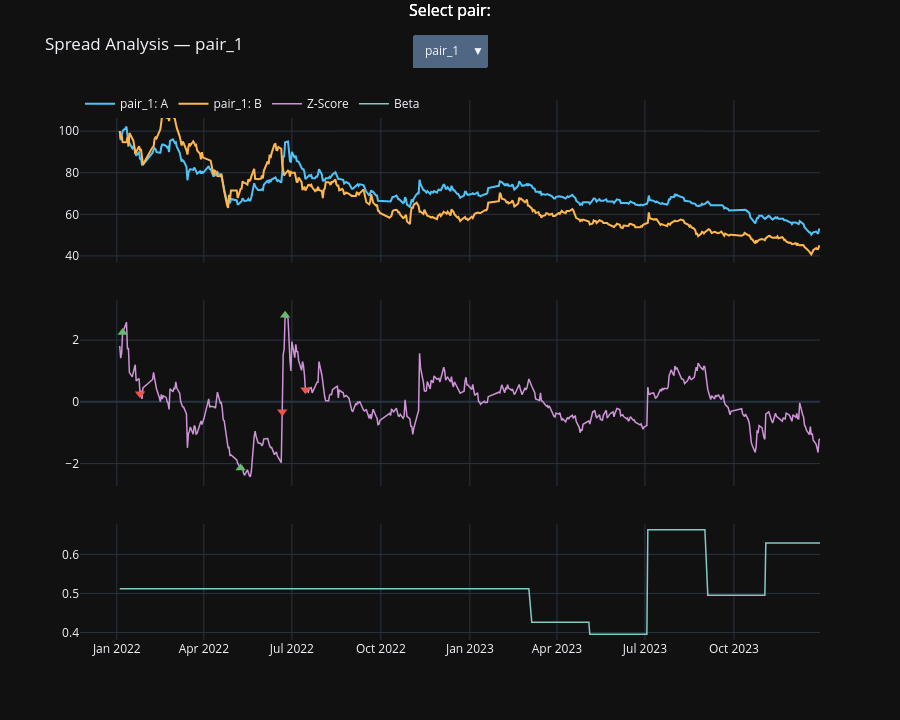

The notebook cell saved with this chart:
### Markdown cell above
## Chart 2 — Spread & Z-score with Trade Signals

### Code cell
pair_labels = list(result.spread_dfs.keys())
if not pair_labels:
    raise ValueError("No pair spread data available for chart generation.")

pair_cfg_by_label = {
    pair_cfg.pair_name or f"{pair_cfg.ts_code_a}/{pair_cfg.ts_code_b}": pair_cfg
    for pair_cfg in pair_cfgs
}

fig = make_subplots(
    rows=3, cols=1,
    shared_xaxes=True,
    row_heights=[0.35, 0.40, 0.25],
    subplot_titles=["Adjusted Close Prices (rebased to 100)", "Z-Score of Spread", "Rolling Hedge Ratio (Beta)"],
    vertical_spacing=0.07,
)

trace_pair_labels = []
for pair_label in pair_labels:
    sp = result.spread_dfs[pair_label]
    pair_cfg = pair_cfg_by_label.get(pair_label)
    visible = pair_label == pair_labels[0]

    base_a = sp["adj_close_a"].iloc[0]
    base_b = sp["adj_close_b"].iloc[0]

    fig.add_trace(
        go.Scatter(
            x=sp.index,
            y=sp["adj_close_a"] / base_a * 100,
            name=f"{pair_label}: A",
            line=dict(color="#4fc3f7"),
            visible=visible,
        ),
        row=1, col=1,
    )
    trace_pair_labels.append(pair_label)

    fig.add_trace(
        go.Scatter(
            x=sp.index,
            y=sp["adj_close_b"] / base_b * 100,
            name=f"{pair_label}: B",
            line=dict(color="#ffb74d"),
            visible=visible,
        ),
        row=1, col=1,
    )
    trace_pair_labels.append(pair_label)

    fig.add_trace(
        go.Scatter(
            x=sp.index,
            y=sp["z_score"],
            name="Z-Score",
            line=dict(color="#ce93d8", width=1.5),
            visible=visible,
        ),
        row=2, col=1,
    )
    trace_pair_labels.append(pair_label)

    if not result.trade_log.empty and "pair" in result.trade_log.columns:
        tlog = result.trade_log.copy()
        tlog["date"] = pd.to_datetime(tlog["date"])
        pair_trades = tlog[tlog["pair"] == pair_label]
        a_trades = pair_trades[pair_trades["leg"] == "A"].copy()
        a_trades = a_trades[a_trades["date"].isin(sp.index)]

        if not a_trades.empty:
            entries = a_trades[a_trades["action"].isin(["BUY", "SHORT_OPEN"])]
            exits = a_trades[a_trades["action"].isin(["SELL", "SHORT_CLOSE"])]

            if not entries.empty:
                fig.add_trace(
                    go.Scatter(
                        x=entries["date"],
                        y=sp.reindex(entries["date"])["z_score"],
                        mode="markers",
                        marker=dict(symbol="triangle-up", size=9, color="#66bb6a"),
                        name="Entries",
                        showlegend=False,
                        visible=visible,
                    ),
                    row=2, col=1,
                )
                trace_pair_labels.append(pair_label)

            if not exits.empty:
                fig.add_trace(
                    go.Scatter(
                        x=exits["date"],
                        y=sp.reindex(exits["date"])["z_score"],
                        mode="markers",
                        marker=dict(symbol="triangle-down", size=9, color="#ef5350"),
                        name="Exits",
                        showlegend=False,
                        visible=visible,
                    ),
                    row=2, col=1,
                )
                trace_pair_labels.append(pair_label)

    fig.add_trace(
        go.Scatter(
            x=sp.index,
            y=sp["hedge_ratio"],
            name="Beta",
            line=dict(color="#80cbc4", width=1.5),
            visible=visible,
        ),
        row=3, col=1,
    )
    trace_pair_labels.append(pair_label)

buttons = []
for pair_label in pair_labels:
    visible = [t == pair_label for t in trace_pair_labels]
    buttons.append({
        "label": pair_label,
        "method": "update",
        "args": [
            {"visible": visible},
            {"title": f"Spread Analysis — {pair_label}"},
        ],
    })

fig.update_layout(
    height=720,
    template="plotly_dark",
    title=f"Spread Analysis — {pair_labels[0]}",
    legend=dict(orientation="h", y=1.02),
    updatemenus=[{
        "active": 0,
        "buttons": buttons,
        "direction": "down",
        "x": 0.5,
        "y": 1.12,
        "xanchor": "center",
        "yanchor": "top",
    }],
    annotations=[{
        "text": "Select pair:",
        "x": 0.5,
        "y": 1.18,
        "xref": "paper",
        "yref": "paper",
        "showarrow": True,
        "arrowhead": 2,
        "ax": 0,
        "ay": 20,
        "font": {"color": "white"},
    }],
)
fig.show()

### Figure 1 — Plotly figure (JSON) as saved in the notebook; plotly's stock layout.template omitted (floating-point values rounded to 4 significant figures; data arrays with more than 128 entries replaced by an {"elided": "..."} marker saying what was removed)
{"data": [{"line": {"color": "#4fc3f7"}, "name": "pair_1: A", "type": "scatter", "visible": true, "x": {"elided": "484 str values"}, "xaxis": "x", "y": {"elided": "484 float values"}, "yaxis": "y"}, {"line": {"color": "#ffb74d"}, "name": "pair_1: B", "type": "scatter", "visible": true, "x": {"elided": "484 str values"}, "xaxis": "x", "y": {"elided": "484 float values"}, "yaxis": "y"}, {"line": {"color": "#ce93d8", "width": 1.5}, "name": "Z-Score", "type": "scatter", "visible": true, "x": {"elided": "484 str values"}, "xaxis": "x2", "y": {"elided": "484 float values"}, "yaxis": "y2"}, {"marker": {"color": "#66bb6a", "size": 9, "symbol": "triangle-up"}, "mode": "markers", "name": "Entries", "showlegend": false, "type": "scatter", "visible": true, "x": ["2022-01-07T00:00:00.000000", "2022-05-09T00:00:00.000000", "2022-06-24T00:00:00.000000"], "xaxis": "x2", "y": [2.248, -2.143, 2.804], "yaxis": "y2"}, {"marker": {"color": "#ef5350", "size": 9, "symbol": "triangle-down"}, "mode": "markers", "name": "Exits", "showlegend": false, "type": "scatter", "visible": true, "x": ["2022-01-25T00:00:00.000000", "2022-06-21T00:00:00.000000", "2022-07-15T00:00:00.000000"], "xaxis": "x2", "y": [0.2617, -0.3187, 0.3926], "yaxis": "y2"}, {"line": {"color": "#80cbc4", "width": 1.5}, "name": "Beta", "type": "scatter", "visible": true, "x": {"elided": "484 str values"}, "xaxis": "x3", "y": {"elided": "484 float values"}, "yaxis": "y3"}, {"line": {"color": "#4fc3f7"}, "name": "pair_2: A", "type": "scatter", "visible": false, "x": {"elided": "478 str values"}, "xaxis": "x", "y": {"elided": "478 float values"}, "yaxis": "y"}, {"line": {"color": "#ffb74d"}, "name": "pair_2: B", "type": "scatter", "visible": false, "x": {"elided": "478 str values"}, "xaxis": "x", "y": {"elided": "478 float values"}, "yaxis": "y"}, {"line": {"color": "#ce93d8", "width": 1.5}, "name": "Z-Score", "type": "scatter", "visible": false, "x": {"elided": "478 str values"}, "xaxis": "x2", "y": {"elided": "478 float values"}, "yaxis": "y2"}, {"marker": {"color": "#66bb6a", "size": 9, "symbol": "triangle-up"}, "mode": "markers", "name": "Entries", "showlegend": false, "type": "scatter", "visible": false, "x": ["2023-01-04T00:00:00.000000", "2023-08-07T00:00:00.000000"], "xaxis": "x2", "y": [2.161, 2.102], "yaxis": "y2"}, {"marker": {"color": "#ef5350", "size": 9, "symbol": "triangle-down"}, "mode": "markers", "name": "Exits", "showlegend": false, "type": "scatter", "visible": false, "x": ["2023-03-17T00:00:00.000000", "2023-11-01T00:00:00.000000"], "xaxis": "x2", "y": [0.4839, 0.2654], "yaxis": "y2"}, {"line": {"color": "#80cbc4", "width": 1.5}, "name": "Beta", "type": "scatter", "visible": false, "x": {"elided": "478 str values"}, "xaxis": "x3", "y": {"elided": "478 float values"}, "yaxis": "y3"}, {"line": {"color": "#4fc3f7"}, "name": "pair_3: A", "type": "scatter", "visible": false, "x": {"elided": "484 str values"}, "xaxis": "x", "y": {"elided": "484 float values"}, "yaxis": "y"}, {"line": {"color": "#ffb74d"}, "name": "pair_3: B", "type": "scatter", "visible": false, "x": {"elided": "484 str values"}, "xaxis": "x", "y": {"elided": "484 float values"}, "yaxis": "y"}, {"line": {"color": "#ce93d8", "width": 1.5}, "name": "Z-Score", "type": "scatter", "visible": false, "x": {"elided": "484 str values"}, "xaxis": "x2", "y": {"elided": "484 float values"}, "yaxis": "y2"}, {"marker": {"color": "#66bb6a", "size": 9, "symbol": "triangle-up"}, "mode": "markers", "name": "Entries", "showlegend": false, "type": "scatter", "visible": false, "x": ["2023-11-30T00:00:00.000000", "2023-12-05T00:00:00.000000", "2023-12-06T00:00:00.000000", "2023-12-07T00:00:00.000000", "2023-12-08T00:00:00.000000", "2023-12-11T00:00:00.000000", "2023-12-12T00:00:00.000000", "2023-12-13T00:00:00.000000", "2023-12-14T00:00:00.000000", "2023-12-15T00:00:00.000000", "2023-12-18T00:00:00.000000", "2023-12-19T00:00:00.000000", "2023-12-20T00:00:00.000000", "2023-12-21T00:00:00.000000", "2023-12-22T00:00:00.000000", "2023-12-25T00:00:00.000000", "2023-12-26T00:00:00.000000", "2023-12-27T00:00:00.000000", "2023-12-28T00:00:00.000000", "2023-12-29T00:00:00.000000"], "xaxis": "x2", "y": [2.24, 3.923, 4.402, 4.043, 4.163, 3.869, 3.89, 4.165, 3.613, 3.682, 4.146, 4.099, 3.965, 3.799, 4.382, 4.621, 4.747, 4.567, 4.619, 4.466], "yaxis": "y2"}, {"marker": {"color": "#ef5350", "size": 9, "symbol": "triangle-down"}, "mode": "markers", "name": "Exits", "showlegend": false, "type": "scatter", "visible": false, "x": ["2023-12-05T00:00:00.000000", "2023-12-06T00:00:00.000000", "2023-12-07T00:00:00.000000", "2023-12-08T00:00:00.000000", "2023-12-11T00:00:00.000000", "2023-12-12T00:00:00.000000", "2023-12-13T00:00:00.000000", "2023-12-14T00:00:00.000000", "2023-12-15T00:00:00.000000", "2023-12-18T00:00:00.000000", "2023-12-19T00:00:00.000000", "2023-12-20T00:00:00.000000", "2023-12-21T00:00:00.000000", "2023-12-22T00:00:00.000000", "2023-12-25T00:00:00.000000", "2023-12-26T00:00:00.000000", "2023-12-27T00:00:00.000000", "2023-12-28T00:00:00.000000", "2023-12-29T00:00:00.000000"], "xaxis": "x2", "y": [3.923, 4.402, 4.043, 4.163, 3.869, 3.89, 4.165, 3.613, 3.682, 4.146, 4.099, 3.965, 3.799, 4.382, 4.621, 4.747, 4.567, 4.619, 4.466], "yaxis": "y2"}, {"line": {"color": "#80cbc4", "width": 1.5}, "name": "Beta", "type": "scatter", "visible": false, "x": {"elided": "484 str values"}, "xaxis": "x3", "y": {"elided": "484 float values"}, "yaxis": "y3"}, {"line": {"color": "#4fc3f7"}, "name": "pair_4: A", "type": "scatter", "visible": false, "x": {"elided": "484 str values"}, "xaxis": "x", "y": {"elided": "484 float values"}, "yaxis": "y"}, {"line": {"color": "#ffb74d"}, "name": "pair_4: B", "type": "scatter", "visible": false, "x": {"elided": "484 str values"}, "xaxis": "x", "y": {"elided": "484 float values"}, "yaxis": "y"}, {"line": {"color": "#ce93d8", "width": 1.5}, "name": "Z-Score", "type": "scatter", "visible": false, "x": {"elided": "484 str values"}, "xaxis": "x2", "y": {"elided": "484 float values"}, "yaxis": "y2"}, {"marker": {"color": "#66bb6a", "size": 9, "symbol": "triangle-up"}, "mode": "markers", "name": "Entries", "showlegend": false, "type": "scatter", "visible": false, "x": ["2022-04-26T00:00:00.000000", "2022-06-16T00:00:00.000000", "2023-05-08T00:00:00.000000"], "xaxis": "x2", "y": [-2.155, 2.276, -2.011], "yaxis": "y2"}, {"marker": {"color": "#ef5350", "size": 9, "symbol": "triangle-down"}, "mode": "markers", "name": "Exits", "showlegend": false, "type": "scatter", "visible": false, "x": ["2022-06-16T00:00:00.000000", "2022-08-02T00:00:00.000000", "2023-07-05T00:00:00.000000"], "xaxis": "x2", "y": [2.276, 0.3339, 0.4709], "yaxis": "y2"}, {"line": {"color": "#80cbc4", "width": 1.5}, "name": "Beta", "type": "scatter", "visible": false, "x": {"elided": "484 str values"}, "xaxis": "x3", "y": {"elided": "484 float values"}, "yaxis": "y3"}, {"line": {"color": "#4fc3f7"}, "name": "pair_5: A", "type": "scatter", "visible": false, "x": {"elided": "484 str values"}, "xaxis": "x", "y": {"elided": "484 float values"}, "yaxis": "y"}, {"line": {"color": "#ffb74d"}, "name": "pair_5: B", "type": "scatter", "visible": false, "x": {"elided": "484 str values"}, "xaxis": "x", "y": {"elided": "484 float values"}, "yaxis": "y"}, {"line": {"color": "#ce93d8", "width": 1.5}, "name": "Z-Score", "type": "scatter", "visible": false, "x": {"elided": "484 str values"}, "xaxis": "x2", "y": {"elided": "484 float values"}, "yaxis": "y2"}, {"marker": {"color": "#66bb6a", "size": 9, "symbol": "triangle-up"}, "mode": "markers", "name": "Entries", "showlegend": false, "type": "scatter", "visible": false, "x": ["2022-05-25T00:00:00.000000", "2022-06-22T00:00:00.000000", "2023-04-27T00:00:00.000000", "2023-10-10T00:00:00.000000"], "xaxis": "x2", "y": [2.223, -2.339, -2.007, 2.083], "yaxis": "y2"}, {"marker": {"color": "#ef5350", "size": 9, "symbol": "triangle-down"}, "mode": "markers", "name": "Exits", "showlegend": false, "type": "scatter", "visible": false, "x": ["2022-06-13T00:00:00.000000", "2022-06-30T00:00:00.000000", "2023-07-17T00:00:00.000000", "2023-11-03T00:00:00.000000"], "xaxis": "x2", "y": [0.01723, 0.1678, -0.02919, -0.3017], "yaxis": "y2"}, {"line": {"color": "#80cbc4", "width": 1.5}, "name": "Beta", "type": "scatter", "visible": false, "x": {"elided": "484 str values"}, "xaxis": "x3", "y": {"elided": "484 float values"}, "yaxis": "y3"}], "layout": {"annotations": [{"arrowhead": 2, "ax": 0, "ay": 20, "font": {"color": "white", "size": 16}, "showarrow": true, "text": "Select pair:", "x": 0.5, "xanchor": "center", "xref": "paper", "y": 1.18, "yanchor": "bottom", "yref": "paper"}, {"arrowhead": 2, "ax": 0, "ay": 20, "font": {"color": "white", "size": 16}, "showarrow": true, "text": "Select pair:", "x": 0.5, "xanchor": "center", "xref": "paper", "y": 1.18, "yanchor": "bottom", "yref": "paper"}, {"arrowhead": 2, "ax": 0, "ay": 20, "font": {"color": "white", "size": 16}, "showarrow": true, "text": "Select pair:", "x": 0.5, "xanchor": "center", "xref": "paper", "y": 1.18, "yanchor": "bottom", "yref": "paper"}], "height": 720, "legend": {"orientation": "h", "y": 1.02}, "title": {"text": "Spread Analysis — pair_1"}, "updatemenus": [{"active": 0, "buttons": [{"args": [{"visible": [true, true, true, true, true, true, false, false, false, false, false, false, false, false, false, false, false, false, false, false, false, false, false, false, false, false, false, false, false, false]}, {"title": "Spread Analysis — pair_1"}], "label": "pair_1", "method": "update"}, {"args": [{"visible": [false, false, false, false, false, false, true, true, true, true, true, true, false, false, false, false, false, false, false, false, false, false, false, false, false, false, false, false, false, false]}, {"title": "Spread Analysis — pair_2"}], "label": "pair_2", "method": "update"}, {"args": [{"visible": [false, false, false, false, false, false, false, false, false, false, false, false, true, true, true, true, true, true, false, false, false, false, false, false, false, false, false, false, false, false]}, {"title": "Spread Analysis — pair_3"}], "label": "pair_3", "method": "update"}, {"args": [{"visible": [false, false, false, false, false, false, false, false, false, false, false, false, false, false, false, false, false, false, true, true, true, true, true, true, false, false, false, false, false, false]}, {"title": "Spread Analysis — pair_4"}], "label": "pair_4", "method": "update"}, {"args": [{"visible": [false, false, false, false, false, false, false, false, false, false, false, false, false, false, false, false, false, false, false, false, false, false, false, false, true, true, true, true, true, true]}, {"title": "Spread Analysis — pair_5"}], "label": "pair_5", "method": "update"}], "direction": "down", "x": 0.5, "xanchor": "center", "y": 1.12, "yanchor": "top"}], "xaxis": {"anchor": "y", "domain": [0, 1], "matches": "x3", "showticklabels": false}, "xaxis2": {"anchor": "y2", "domain": [0, 1], "matches": "x3", "showticklabels": false}, "xaxis3": {"anchor": "y3", "domain": [0, 1]}, "yaxis": {"anchor": "x", "domain": [0.699, 1]}, "yaxis2": {"anchor": "x2", "domain": [0.285, 0.629]}, "yaxis3": {"anchor": "x3", "domain": [0, 0.215]}}}
